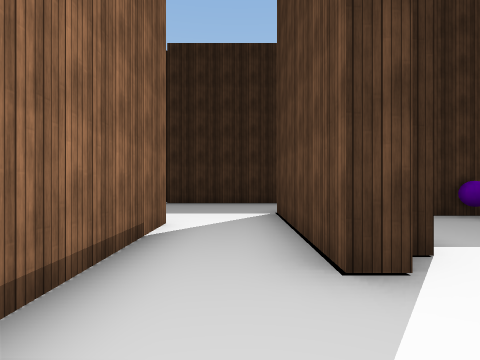
View 1 (above)

19 first-person views from a walk through a 3-D level made in the Unity game engine. The camera is 1.4 m above the floor, looks level and sees 80° across. The floor is counted in squares, 2 m on a side. Each view is taken from the middle of a square. On the plan, view 1 faces up. The plan holds only what a view shows up to about 10 squares ahead; the rest is blank. The player character is not drawn. Some surface patterns are stand-ins.

View 2
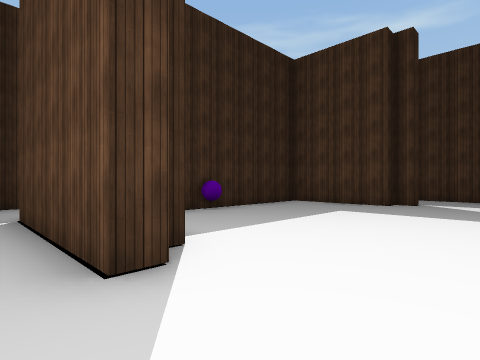

View 3
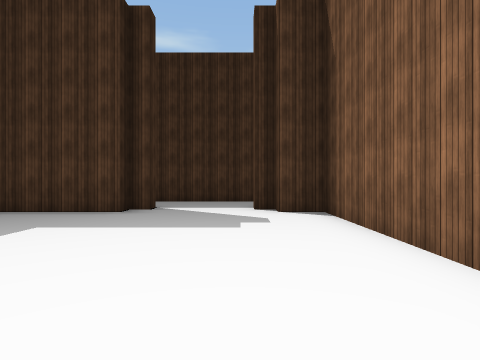

View 4
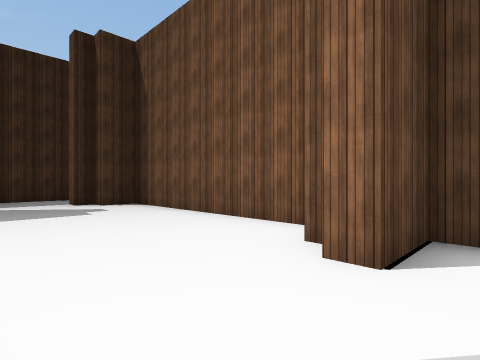

View 5
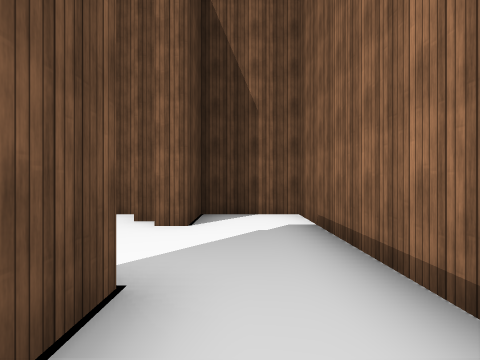

View 6
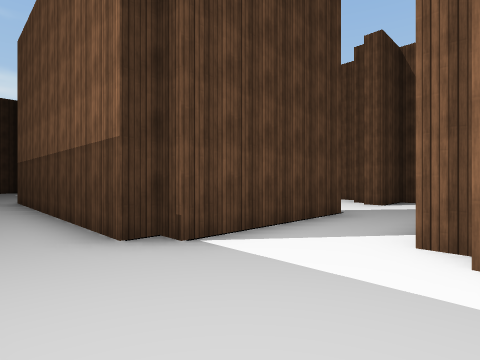

View 7
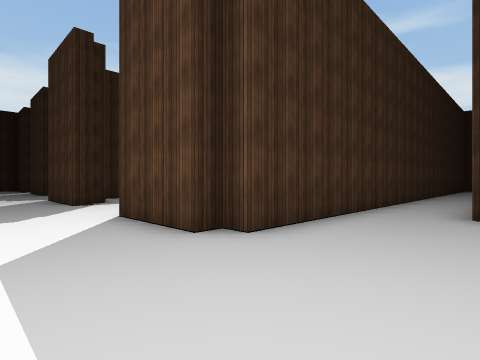

View 8
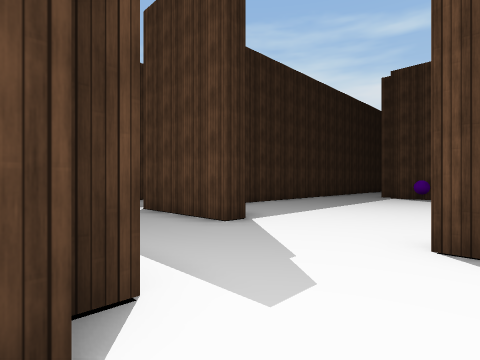

View 9
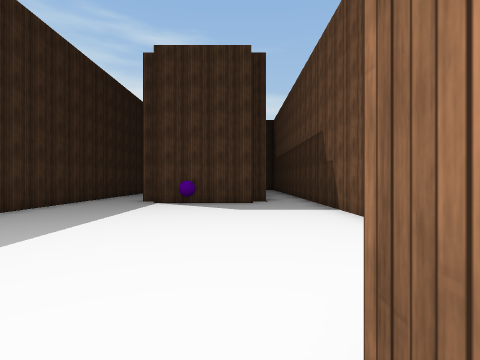

View 10
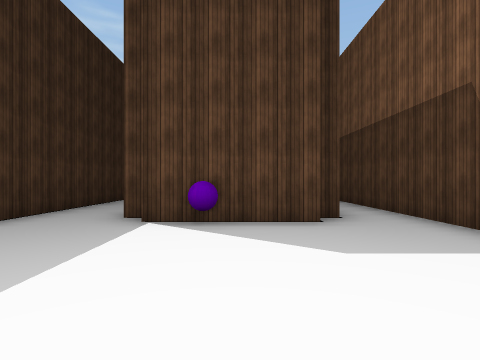

View 11
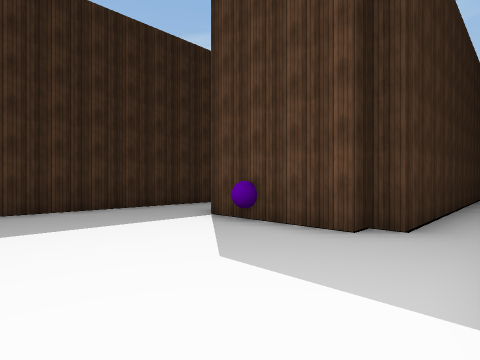

View 12
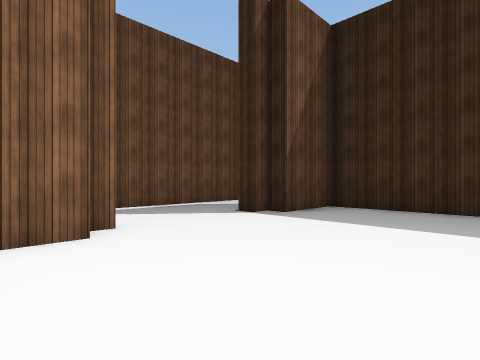

View 13
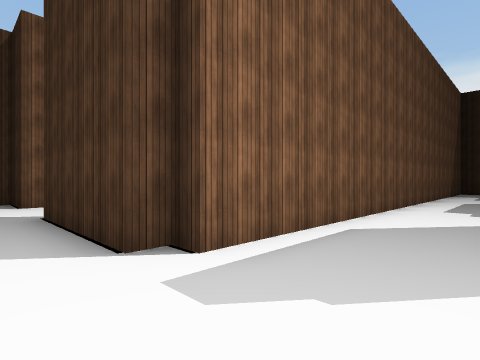

View 14
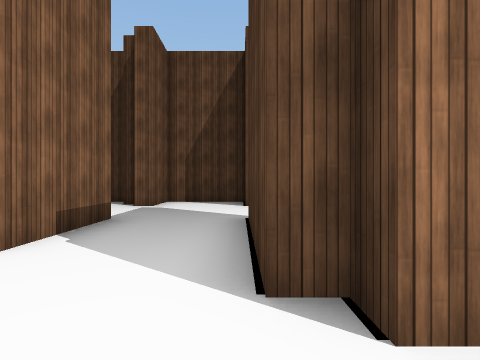

View 15
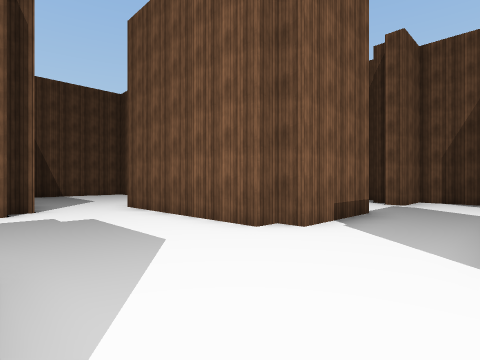

View 16
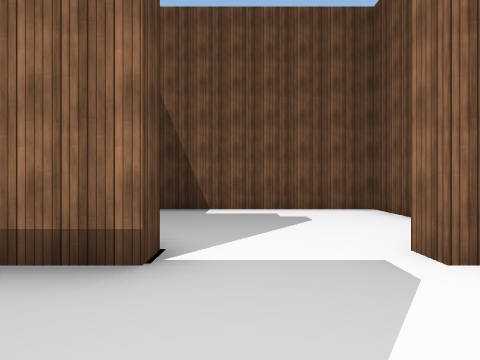

View 17
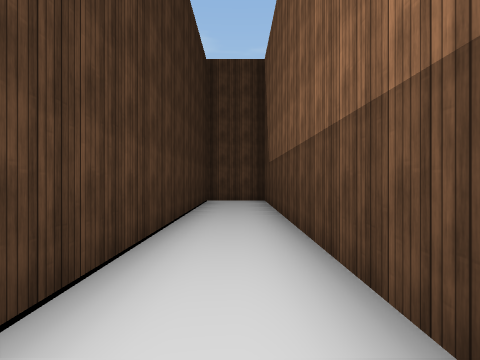

View 18
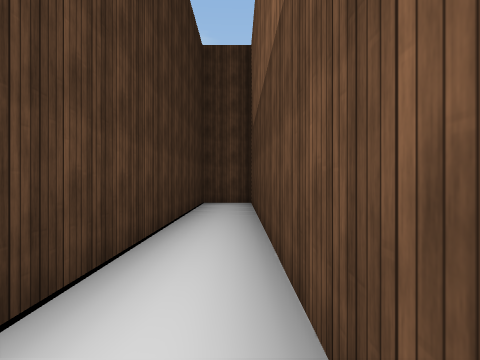

View 19
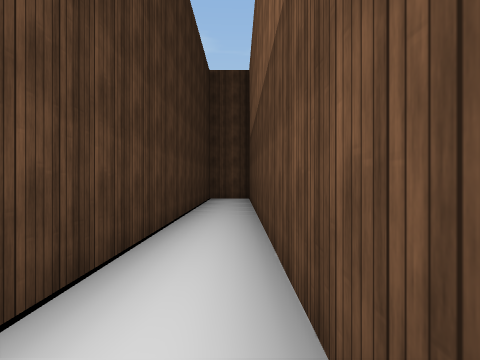

### Floor plan
Ten units are one square. View 1 is at (0, 0); x grows to the right and y downward. Boxes are objects, and circles mark ways between rooms. Rooms are numbered by the first view taken in them; rooms with no view inside come last. Other rooms are left out.
<svg viewBox="-137 -180 310 203">
<path fill="none" stroke="#000" d="M14 -22 8 -22 8 -62M94 -22 88 -22 88 -27 83 -27 83 -57 38 -57M14 8 19 8M21 18 83 18 83 8 88 8 88 3 92 3M-12 -47 -12 18 8 18 8 3 14 3M113 9 113 -28M24 -97 161 -97M-17 -112 -17 -102M63 -148 63 -152M65 -87 -22 -87 -22 -92 -27 -92 -27 -117 -22 -117 -22 -112M8 -62 13 -62 13 -67 88 -67M80 -152 168 -152 168 -172 -17 -172 -17 -152 -22 -152 -22 -147 -27 -147 -27 -164M-18 -47 -12 -47M-52 -174 -52 -127 -57 -127 -57 -122 -92 -122M-42 -47 -38 -47M-92 -97 -67 -97 -67 -92 -62 -92 -62 -56M-117 -126 -117 -122 -132 -122 -132 -97 -117 -97M168 -96 168 -112 63 -112 63 -117 58 -117 58 -135M-132 -84 -132 -52 -80 -52M-92 -91 -92 -97M-117 -97 -117 -91"/>
<rect x="45" y="-55" width="10" height="10" fill="#bbb"><title>other object</title></rect>
<rect x="55" y="-145" width="10" height="10" fill="#bbb"><title>other object</title></rect>
<circle cx="-5" cy="-60" r="3" fill="#2a7"/>
<circle cx="-105" cy="-90" r="3" fill="#2a7"/>
<text x="50" y="-20">1</text>
<text x="20" y="-120">2</text>
<text x="-110" y="-70">3</text>
</svg>
Room 1 opens to room 2. Room 2 opens to room 3.

Where each view was taken, in squares from view 1:
view 1: 0 up, 0 right, facing up
view 2: 0 up, 0 right, facing up-right
view 3: 0 up, 2 right, facing right
view 4: 2 up, 0 right, facing down-right
view 5: 4 up, 0 right, facing down
view 6: 8 up, 2 left, facing down-right
view 7: 6 up, 5 left, facing up-right
view 8: 11 up, 6 left, facing up-right
view 9: 12 up, 3 left, facing right
view 10: 13 up, 1 right, facing right
view 11: 10 up, 2 right, facing up-right
view 12: 10 up, 2 right, facing up-left
view 13: 11 up, 3 left, facing up-left
view 14: 12 up, 4 left, facing left
view 15: 12 up, 3 left, facing down-left
view 16: 12 up, 10 left, facing down
view 17: 16 up, 7 right, facing right
view 18: 10 up, 8 right, facing right
view 19: 10 up, 6 right, facing right
